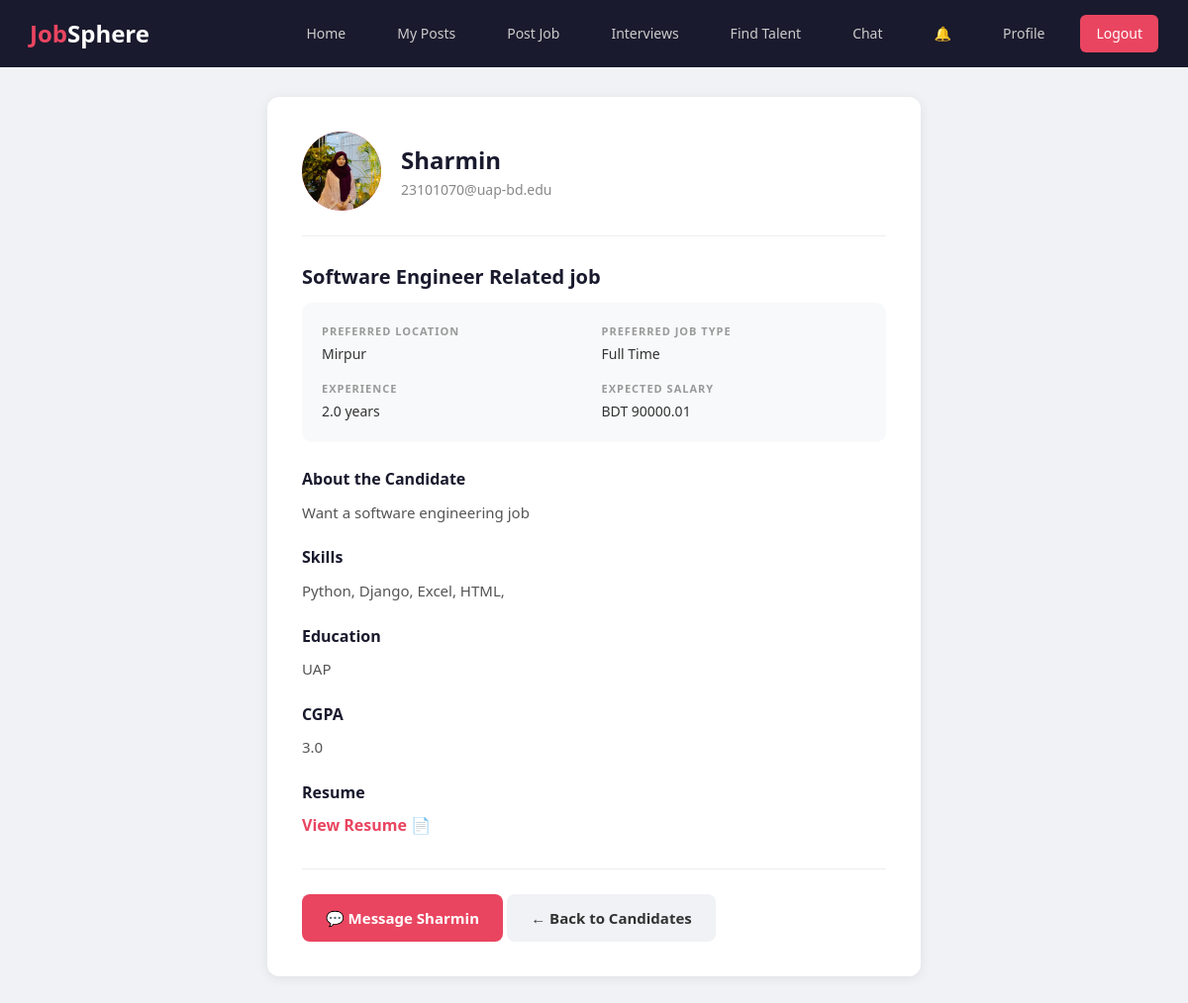
Page /recruitments/seeker-posts/5/ (signed in) on the committed database.
### recruitments/models.py (models this page shows, shortened)
class JobPost(models.Model):
    POSTER_TYPE_CHOICES = [
        ('recruiter', 'Recruiter'),
        ('seeker', 'Seeker'),
    ]
    JOB_TYPE_CHOICES = [
        ('fullTime', 'Full Time'),
        ('partTime', 'Part Time'),
        ('remote', 'Remote'),
        ('contract', 'Contract'),
    ]
    STATUS_CHOICES = [
        ('active', 'Active'),
        ('closed', 'Closed'),
    ]
    poster = models.ForeignKey(User, on_delete=models.CASCADE, related_name='job_posts')
    poster_type = models.CharField(max_length=10, choices=POSTER_TYPE_CHOICES, default='recruiter')
    title = models.CharField(max_length=200)
    description = models.TextField()
    location = models.CharField(max_length=200, blank=True, null=True)
    job_type = models.CharField(max_length=10, choices=JOB_TYPE_CHOICES, default='fullTime')
    salary = models.DecimalField(max_digits=10, decimal_places=2, blank=True, null=True)
    number_of_available_seats = models.IntegerField(default=1)
    required_experience = models.FloatField(default=0)
    skills_text = models.TextField(blank=True, null=True)
    application_count = models.IntegerField(default=0)
    status = models.CharField(max_length=10, choices=STATUS_CHOICES, default='active')
    created_at = models.DateTimeField(auto_now_add=True)
    deadline = models.DateTimeField(blank=True, null=True)
    image = models.ImageField(upload_to='job_post_images/', blank=True, null=True)
    class Meta:
        ordering = ['-created_at']

### users/models.py (models this page shows, shortened)
class User(AbstractBaseUser):
    USER_TYPE_CHOICES = [
        ('seeker', 'Job Seeker'),
        ('recruiter', 'Recruiter'),
        ('admin', 'Admin'),
    ]
    email = models.EmailField(unique=True)
    name = models.CharField(max_length=100)
    user_type = models.CharField(max_length=10, choices=USER_TYPE_CHOICES)
    phone_num = models.CharField(max_length=20, blank=True, null=True)
    profile_pic = models.ImageField(upload_to='profile_pics/', blank=True, null=True)
    is_active = models.BooleanField(default=True)
    is_admin = models.BooleanField(default=False)
    is_staff = models.BooleanField(default=False)
    is_superuser = models.BooleanField(default=False)
    objects = UserManager()
    USERNAME_FIELD = 'email'
    REQUIRED_FIELDS = ['name']

class JobSeeker(models.Model):
    user = models.OneToOneField(User, on_delete=models.CASCADE, related_name='seeker_profile')
    bio = models.TextField(blank=True, null=True)
    cgpa = models.FloatField(blank=True, null=True)
    experience_years = models.IntegerField(default=0)
    education = models.CharField(max_length=200, blank=True, null=True)
    career_goals = models.TextField(blank=True, null=True)
    resume = models.FileField(upload_to='resumes/', blank=True, null=True)
    location = models.CharField(max_length=200, blank=True, null=True)
    skills_text = models.TextField(blank=True, null=True)

### recruitments/views.py (the view)
# urls.py: path('seeker-posts/<int:post_id>/', views.seeker_post_detail_view, name='seeker_post_detail'),
def seeker_post_detail_view(request, post_id):
    if not request.user.is_authenticated:
        return redirect('login')
    post = get_object_or_404(JobPost, id=post_id, poster_type='seeker')
    seeker_profile = None
    try:
        seeker_profile = JobSeeker.objects.get(user=post.poster)
    except JobSeeker.DoesNotExist:
        pass
    return render(request, 'recruitments/seeker_post_detail.html', {
        'post': post,
        'seeker_profile': seeker_profile
    })

### updates/context_processors.py (called while the page is built)
def unread_notifications(request):
    if request.user.is_authenticated:
        count = Notification.objects.filter(user=request.user, is_read=False).count()
        return {'unread_notif_count': count}
    return {'unread_notif_count': 0}

### templates/recruitments/seeker_post_detail.html (shortened to what this page needs)
{% extends 'base.html' %}
{% block content %}
<div class="detail-container">
    <div class="detail-card">
        <div class="candidate-header">
            <div class="candidate-avatar">
                {% if post.poster.profile_pic %}
                    <img src="{{ post.poster.profile_pic.url }}" alt="Avatar">
                {% else %}
                    {{ post.poster.name|first }}
                {% endif %}
            </div>
            <div>
                <div class="candidate-name">{{ post.poster.name }}</div>
                <div class="candidate-email">{{ post.poster.email }}</div>
            </div>
        </div>
        <h2>{{ post.title }}</h2>
        <div class="detail-meta-grid">
            <div class="detail-meta-item">
                <div class="detail-meta-label">Preferred Location</div>
                <div class="detail-meta-value">{{ post.location|default:"Not specified" }}</div>
            </div>
            <div class="detail-meta-item">
                <div class="detail-meta-label">Preferred Job Type</div>
                <div class="detail-meta-value">{{ post.get_job_type_display }}</div>
            </div>
            <div class="detail-meta-item">
                <div class="detail-meta-label">Experience</div>
                <div class="detail-meta-value">{{ post.required_experience }} years</div>
            </div>
            {% if post.salary %}
            <div class="detail-meta-item">
                <div class="detail-meta-label">Expected Salary</div>
                <div class="detail-meta-value">BDT {{ post.salary }}</div>
            </div>
            {% endif %}
        </div>
        <div class="detail-section">
            <h3>About the Candidate</h3>
            <p>{{ post.description }}</p>
        </div>
        {% if post.skills_text %}
        <div class="detail-section">
            <h3>Skills</h3>
            <p>{{ post.skills_text }}</p>
        </div>
        {% endif %}
        {% if seeker_profile %}
            {% if seeker_profile.education %}
            <div class="detail-section">
                <h3>Education</h3>
                <p>{{ seeker_profile.education }}</p>
            </div>
            {% endif %}
            {% if seeker_profile.cgpa %}
            <div class="detail-section">
                <h3>CGPA</h3>
                <p>{{ seeker_profile.cgpa }}</p>
            </div>
            {% endif %}
            {% if seeker_profile.resume %}
            <div class="detail-section">
                <h3>Resume</h3>
                <a href="{{ seeker_profile.resume.url }}" target="_blank" class="resume-link">View Resume &#128196;</a>
            </div>
            {% endif %}
        {% endif %}
        <div class="detail-actions">
            <a href="{% url 'start_direct_message' post.poster.id %}" class="btn btn-primary" style="width: auto; display: inline-block; text-decoration: none;">&#128172; Message {{ post.poster.name }}</a>
            <a href="{% url 'seeker_posts_browser' %}" class="btn btn-back">← Back to Candidates</a>
        </div>
    </div>
</div>
{% endblock %}

### rows in the picture
JobPost: poster.profile_pic (picture), poster.name "Sharmin", poster.email "23101070@uap-bd.edu", title "Software Engineer Related job", location "Mirpur", job_type "Full Time", required_experience "2.0", salary "90000.01", description "Want a software engineering job", skills_text "Python, Django, Excel, HTML,"
JobSeeker: education "UAP", cgpa "3.0"
